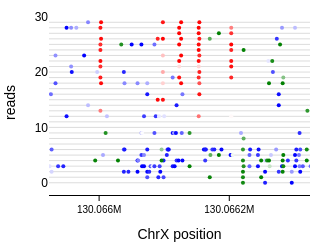

Notebook code cell kept with this figure:
### Code cell
load_window_size = 100
fig = plot_read_browser.plot_read_browser(
    mod_file_name=output_dir / f"extract.{ctcf_output_id}.ChrX" / "reads.combined_basemods.h5",
    motifs=["A,0", "GCH,1", "WCG,1"],
    region=FEATURED_SITE,
    thresh=0.75,
    window_size=load_window_size,
    span_full_window=True,
    width=0.8,
    # size=4,
    sort_by="WCG,1_mod_fraction"
)
fig.update_layout(
    width=200,# these values are in pixels
    height=250,    
    margin=dict(t=10, b=10, l=10, r=10),
    title={
        'text': "",
        'x': 0.5,
        'xanchor': 'center',
        'y': 0.9,  # Adjust the vertical position of the title
        'yanchor': 'top',
        'pad': {'b': 10} 
    },
    xaxis_title='ChrX position',
    yaxis_title='reads',
    font=dict(family="Arial", color='black')
)
fig.update_traces(marker_showscale=False)
fig.update_xaxes(
    ticks="outside",          # THE key one — draws the actual tick marks
    ticklen=5,                # length of each tick in px
    tickwidth=1,
    tickcolor="black",
    tickangle=0,              # horizontal labels
    showline=True,            # the axis baseline
    linecolor="black",
    linewidth=1,
    tickfont=dict(size=10, color="black"),
    nticks=4,                 # roughly matches the spacing in your target
)
fig.write_image(config.figure_dir / f"single_read_sorted_{FEATURED_SITE.replace(':', '_').replace('-', '_')}.svg", format="svg", scale=2)
fig.show()

### Figure 1 — Plotly figure (JSON) as saved in the notebook; plotly's stock layout.template omitted (floating-point values rounded to 4 significant figures; data arrays with more than 128 entries replaced by an {"elided": "..."} marker saying what was removed)
{"data": [{"hoverinfo": "text", "hovertext": "224ae384-27cc-4e2c-9d61-94c60d80c65d", "line": {"color": "lightgrey", "width": 0.8}, "marker": {"showscale": false}, "mode": "lines", "showlegend": false, "type": "scatter", "x": [130055420, 130111165], "y": [4, 4]}, {"hoverinfo": "text", "hovertext": "e559693d-2a98-4593-a53a-9e5a2205bd98", "line": {"color": "lightgrey", "width": 0.8}, "marker": {"showscale": false}, "mode": "lines", "showlegend": false, "type": "scatter", "x": [130040096, 130085966], "y": [7, 7]}, {"hoverinfo": "text", "hovertext": "43ee651c-4c7e-4130-9aff-bde13c4ed8af", "line": {"color": "lightgrey", "width": 0.8}, "marker": {"showscale": false}, "mode": "lines", "showlegend": false, "type": "scatter", "x": [130054113, 130087046], "y": [2, 2]}, {"hoverinfo": "text", "hovertext": "0f5f318f-6580-4314-9482-299aad1d5481", "line": {"color": "lightgrey", "width": 0.8}, "marker": {"showscale": false}, "mode": "lines", "showlegend": false, "type": "scatter", "x": [130049776, 130079839], "y": [14, 14]}, {"hoverinfo": "text", "hovertext": "92181d21-aedf-4351-9f14-45a019d3f2ac", "line": {"color": "lightgrey", "width": 0.8}, "marker": {"showscale": false}, "mode": "lines", "showlegend": false, "type": "scatter", "x": [130044283, 130068565], "y": [10, 10]}, {"hoverinfo": "text", "hovertext": "1d541fe0-2e7d-4e66-b927-facc78dba4ee", "line": {"color": "lightgrey", "width": 0.8}, "marker": {"showscale": false}, "mode": "lines", "showlegend": false, "type": "scatter", "x": [130049088, 130073356], "y": [28, 28]}, {"hoverinfo": "text", "hovertext": "9297bccc-1bcd-47c2-b34d-1f20d1ee4eeb", "line": {"color": "lightgrey", "width": 0.8}, "marker": {"showscale": false}, "mode": "lines", "showlegend": false, "type": "scatter", "x": [130048394, 130070937], "y": [6, 6]}, {"hoverinfo": "text", "hovertext": "a03af16d-586b-4c42-89b9-487074273eb9", "line": {"color": "lightgrey", "width": 0.8}, "marker": {"showscale": false}, "mode": "lines", "showlegend": false, "type": "scatter", "x": [130049559, 130071780], "y": [15, 15]}, {"hoverinfo": "text", "hovertext": "ca97622e-a2cb-47b9-9cb4-1ea17f636ccc", "line": {"color": "lightgrey", "width": 0.8}, "marker": {"showscale": false}, "mode": "lines", "showlegend": false, "type": "scatter", "x": [130060499, 130081967], "y": [26, 26]}, {"hoverinfo": "text", "hovertext": "489271da-e61c-4810-abd4-c5e74d84e8ec", "line": {"color": "lightgrey", "width": 0.8}, "marker": {"showscale": false}, "mode": "lines", "showlegend": false, "type": "scatter", "x": [130053827, 130071468], "y": [5, 5]}, {"hoverinfo": "text", "hovertext": "38095a4a-0b2a-4488-a21a-d987ef675f26", "line": {"color": "lightgrey", "width": 0.8}, "marker": {"showscale": false}, "mode": "lines", "showlegend": false, "type": "scatter", "x": [130062926, 130076011], "y": [13, 13]}, {"hoverinfo": "text", "hovertext": "461b93e2-6455-47cb-9106-528a9a8fa088", "line": {"color": "lightgrey", "width": 0.8}, "marker": {"showscale": false}, "mode": "lines", "showlegend": false, "type": "scatter", "x": [130063384, 130075584], "y": [24, 24]}, {"hoverinfo": "text", "hovertext": "13a8e2a9-fe27-4333-a755-42193cc4fc99", "line": {"color": "lightgrey", "width": 0.8}, "marker": {"showscale": false}, "mode": "lines", "showlegend": false, "type": "scatter", "x": [130058358, 130070414], "y": [21, 21]}, {"hoverinfo": "text", "hovertext": "69c2301c-438f-4712-84bf-f59355775635", "line": {"color": "lightgrey", "width": 0.8}, "marker": {"showscale": false}, "mode": "lines", "showlegend": false, "type": "scatter", "x": [130055542, 130067355], "y": [18, 18]}, {"hoverinfo": "text", "hovertext": "2fe64f26-5bb4-4ec8-a362-cd45c8825e66", "line": {"color": "lightgrey", "width": 0.8}, "marker": {"showscale": false}, "mode": "lines", "showlegend": false, "type": "scatter", "x": [130055534, 130067329], "y": [25, 25]}, {"hoverinfo": "text", "hovertext": "583f9309-4302-4f53-a0fd-00fac729b1e0", "line": {"color": "lightgrey", "width": 0.8}, "marker": {"showscale": false}, "mode": "lines", "showlegend": false, "type": "scatter", "x": [130058090, 130069411], "y": [20, 20]}, {"hoverinfo": "text", "hovertext": "bd309330-e186-4c5f-bcb5-9ff9c0958baa", "line": {"color": "lightgrey", "width": 0.8}, "marker": {"showscale": false}, "mode": "lines", "showlegend": false, "type": "scatter", "x": [130065172, 130076486], "y": [3, 3]}, {"hoverinfo": "text", "hovertext": "3b1d9b84-8e74-41ab-a91c-c3ce96c41933", "line": {"color": "lightgrey", "width": 0.8}, "marker": {"showscale": false}, "mode": "lines", "showlegend": false, "type": "scatter", "x": [130064572, 130075605], "y": [8, 8]}, {"hoverinfo": "text", "hovertext": "f2917bfc-337b-435a-a63f-c9207c8d6fe2", "line": {"color": "lightgrey", "width": 0.8}, "marker": {"showscale": false}, "mode": "lines", "showlegend": false, "type": "scatter", "x": [130061172, 130071328], "y": [23, 23]}, {"hoverinfo": "text", "hovertext": "c6a4bd32-bb7c-49a2-94df-2c53fbb4d619", "line": {"color": "lightgrey", "width": 0.8}, "marker": {"showscale": false}, "mode": "lines", "showlegend": false, "type": "scatter", "x": [130063875, 130073918], "y": [0, 0]}, {"hoverinfo": "text", "hovertext": "2b53fb4f-d521-4709-8694-9c75c88c4958", "line": {"color": "lightgrey", "width": 0.8}, "marker": {"showscale": false}, "mode": "lines", "showlegend": false, "type": "scatter", "x": [130057502, 130066892], "y": [17, 17]}, {"hoverinfo": "text", "hovertext": "52fab228-500f-4542-9279-4ce4d4cbd520", "line": {"color": "lightgrey", "width": 0.8}, "marker": {"showscale": false}, "mode": "lines", "showlegend": false, "type": "scatter", "x": [130058159, 130067446], "y": [29, 29]}, {"hoverinfo": "text", "hovertext": "efea9208-b49f-46e5-a9c8-5576ae4a8590", "line": {"color": "lightgrey", "width": 0.8}, "marker": {"showscale": false}, "mode": "lines", "showlegend": false, "type": "scatter", "x": [130060297, 130069024], "y": [9, 9]}, {"hoverinfo": "text", "hovertext": "26784a24-2070-4a7d-9d6a-e677095318a2", "line": {"color": "lightgrey", "width": 0.8}, "marker": {"showscale": false}, "mode": "lines", "showlegend": false, "type": "scatter", "x": [130058219, 130066609], "y": [12, 12]}, {"hoverinfo": "text", "hovertext": "e0dc4663-9ceb-4f4e-9d00-6475286f8df9", "line": {"color": "lightgrey", "width": 0.8}, "marker": {"showscale": false}, "mode": "lines", "showlegend": false, "type": "scatter", "x": [130064276, 130070761], "y": [19, 19]}, {"hoverinfo": "text", "hovertext": "693c4321-94e8-43ca-82cf-de5b53b653fd", "line": {"color": "lightgrey", "width": 0.8}, "marker": {"showscale": false}, "mode": "lines", "showlegend": false, "type": "scatter", "x": [130064275, 130070754], "y": [16, 16]}, {"hoverinfo": "text", "hovertext": "cda75c24-b8f1-4cd0-8951-3a4acb5d987b", "line": {"color": "lightgrey", "width": 0.8}, "marker": {"showscale": false}, "mode": "lines", "showlegend": false, "type": "scatter", "x": [130060304, 130066764], "y": [22, 22]}, {"hoverinfo": "text", "hovertext": "0f6da52b-e5ab-4246-ab5f-5a4ef3e9f411", "line": {"color": "lightgrey", "width": 0.8}, "marker": {"showscale": false}, "mode": "lines", "showlegend": false, "type": "scatter", "x": [130065808, 130071912], "y": [1, 1]}, {"hoverinfo": "text", "hovertext": "3fe315fc-8478-49cb-b619-5db50f1cec2e", "line": {"color": "lightgrey", "width": 0.8}, "marker": {"showscale": false}, "mode": "lines", "showlegend": false, "type": "scatter", "x": [130063724, 130068210], "y": [11, 11]}, {"hoverinfo": "text", "hovertext": "b893c634-d197-414a-a2f8-b8229cc59db6", "line": {"color": "lightgrey", "width": 0.8}, "marker": {"showscale": false}, "mode": "lines", "showlegend": false, "type": "scatter", "x": [130063715, 130067422], "y": [27, 27]}, {"customdata": {"elided": "1666x2 mixed values"}, "hovertemplate": "<b>Read</b>: %{customdata[0]}<br><b>Position</b>: %{x:,}<br><b>Probability</b>: %{customdata[1]:.2f}", "marker": {"cmax": 1, "cmin": 0.75, "color": {"elided": "1666 float values"}, "colorbar": {"thickness": 15, "tickmode": "array", "ticks": "outside", "ticktext": ["0.75", "1.0"], "tickvals": [0.752, 0.998], "title": {"side": "right", "text": "A,0 probability"}, "x": 1}, "colorscale": [[0, "white"], [1, "blue"]], "showscale": false, "size": 4}, "mode": "markers", "showlegend": false, "type": "scatter", "x": {"elided": "1666 int values"}, "y": {"elided": "1666 int values"}}, {"customdata": {"elided": "619x2 mixed values"}, "hovertemplate": "<b>Read</b>: %{customdata[0]}<br><b>Position</b>: %{x:,}<br><b>Probability</b>: %{customdata[1]:.2f}", "marker": {"cmax": 1, "cmin": 0.75, "color": {"elided": "619 float values"}, "colorbar": {"thickness": 15, "tickmode": "array", "ticks": "outside", "ticktext": ["0.75", "1.0"], "tickvals": [0.752, 0.998], "title": {"side": "right", "text": "GCH,1 probability"}, "x": 1.1}, "colorscale": [[0, "white"], [1, "green"]], "showscale": false, "size": 4}, "mode": "markers", "showlegend": false, "type": "scatter", "x": {"elided": "619 int values"}, "y": {"elided": "619 int values"}}, {"customdata": {"elided": "1030x2 mixed values"}, "hovertemplate": "<b>Read</b>: %{customdata[0]}<br><b>Position</b>: %{x:,}<br><b>Probability</b>: %{customdata[1]:.2f}", "marker": {"cmax": 1, "cmin": 0.75, "color": {"elided": "1030 float values"}, "colorbar": {"thickness": 15, "tickmode": "array", "ticks": "outside", "ticktext": ["0.75", "1.0"], "tickvals": [0.752, 0.998], "title": {"side": "right", "text": "WCG,1 probability"}, "x": 1.2}, "colorscale": [[0, "white"], [1, "red"]], "showscale": false, "size": 4}, "mode": "markers", "showlegend": false, "type": "scatter", "x": {"elided": "1030 int values"}, "y": {"elided": "1030 int values"}}], "layout": {"barmode": "overlay", "font": {"color": "black", "family": "Arial"}, "height": 250, "hovermode": "closest", "margin": {"b": 10, "l": 10, "r": 10, "t": 10}, "plot_bgcolor": "rgba(0,0,0,0)", "title": {"pad": {"b": 10}, "text": "", "x": 0.5, "xanchor": "center", "y": 0.9, "yanchor": "top"}, "width": 200, "xaxis": {"linecolor": "black", "linewidth": 1, "nticks": 4, "range": [130065923, 130066324], "showline": true, "tickangle": 0, "tickcolor": "black", "tickfont": {"color": "black", "size": 10}, "ticklen": 5, "ticks": "outside", "tickwidth": 1, "title": {"text": "ChrX position"}}, "yaxis": {"title": {"text": "reads"}}}}
